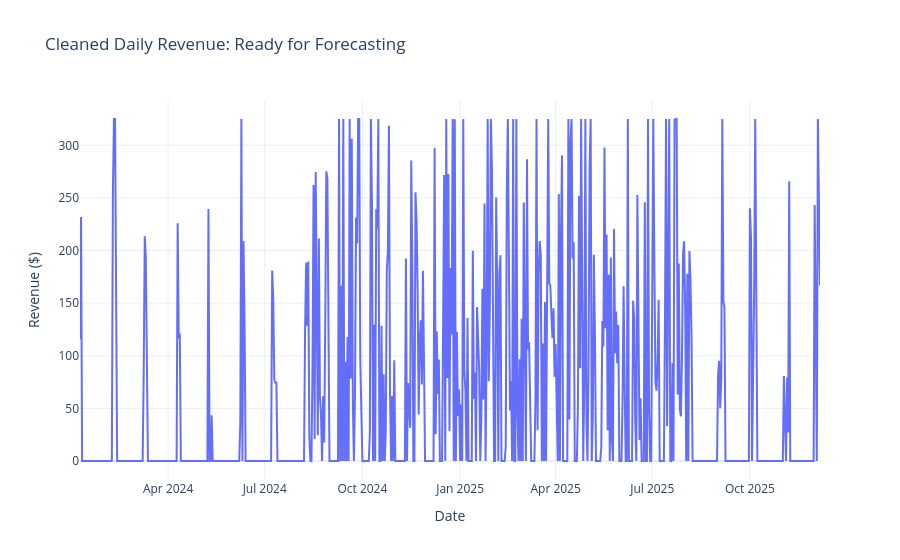

The notebook cell saved with this chart:
### Code cell
import pandas as pd
import plotly.express as px

# --- STEP 1: LOAD & INITIAL CLEANING ---
# Load your dataset
df = pd.read_csv("fashion_boutique_dataset.csv")

# Standardize the date format to prevent errors
df['purchase_date'] = pd.to_datetime(df['purchase_date'], format='mixed', dayfirst=True)

# Fill missing Metadata (NaNs)
# We use 'Unknown' for sizes and the 'Median' for ratings to stay neutral
df['size'] = df['size'].fillna('Unknown')
df['customer_rating'] = df['customer_rating'].fillna(df['customer_rating'].median())


# --- STEP 2: CREATE THE CONTINUOUS HEARTBEAT (RESAMPLING) ---
# 1. Group by date to get daily revenue totals
daily_data = df.groupby('purchase_date')['current_price'].sum().reset_index()

# 2. Set date as index and resample to Daily ('D') frequency
# .asfreq() adds the missing dates; .fillna(0) marks them as $0 revenue days
daily_data = daily_data.set_index('purchase_date').resample('D').asfreq().fillna(0).reset_index()


# --- STEP 3: TRIM THE NOISE (OUTLIER CLIPPING) ---
# Identify the 95th percentile (the "Normal" ceiling)
limit = daily_data['current_price'].quantile(0.95)

# Clip the spikes so the model focuses on regular shopping patterns
daily_data['current_price_cleaned'] = daily_data['current_price'].clip(upper=limit)


# --- STEP 4: FEATURE ENGINEERING (AI CLUES) ---
# Create a 'Weekend' flag (1 for Sat/Sun, 0 for weekdays)
daily_data['is_weekend'] = daily_data['purchase_date'].dt.dayofweek.isin([5, 6]).astype(int)


# --- STEP 5: VISUALIZE & VERIFY ---
print(f"Cleanup Complete!")
print(f"Total days in timeline: {len(daily_data)}")
print(f"Normal revenue limit used for clipping: ${limit:.2f}")
print(daily_data.head(10))

# Plot the cleaned "Heartbeat"
fig = px.line(daily_data, x='purchase_date', y='current_price_cleaned', 
              title='Cleaned Daily Revenue: Ready for Forecasting',
              labels={'current_price_cleaned': 'Revenue ($)', 'purchase_date': 'Date'},
              template='plotly_white')
fig.show()

### Figure 1 — Plotly figure (JSON) as saved in the notebook; plotly's stock layout.template omitted (floating-point values rounded to 4 significant figures; data arrays with more than 128 entries replaced by an {"elided": "..."} marker saying what was removed)
{"data": [{"hovertemplate": "Date=%{x}<br>Revenue ($)=%{y}<extra></extra>", "legendgroup": "", "line": {"color": "#636efa", "dash": "solid"}, "marker": {"symbol": "circle"}, "mode": "lines", "name": "", "orientation": "v", "showlegend": false, "type": "scatter", "x": {"elided": "698 str values"}, "xaxis": "x", "y": {"elided": "698 float values"}, "yaxis": "y"}], "layout": {"legend": {"tracegroupgap": 0}, "title": {"text": "Cleaned Daily Revenue: Ready for Forecasting"}, "xaxis": {"anchor": "y", "domain": [0, 1], "title": {"text": "Date"}}, "yaxis": {"anchor": "x", "domain": [0, 1], "title": {"text": "Revenue ($)"}}}}
